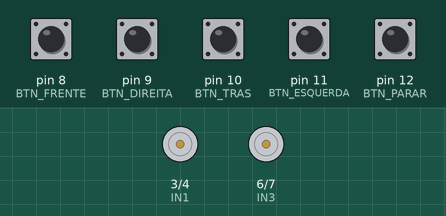
Simulated run of this sketch. Board: Arduino Uno, built with avr-gcc and run on an emulated ATmega328P. Parts: motor-driver pin pairs drawn as motors (green arrow = first pin HIGH = forward, orange = second pin HIGH = backward, longer = more drive, scaled by the enable pin). The test bench sets the inputs (shaded band); at power-on: pin 8 (BTN_FRENTE), pin 9 (BTN_DIREITA), pin 10 (BTN_TRAS), pin 11 (BTN_ESQUERDA), pin 12 (BTN_PARAR) HIGH.

Above: at 1.2 s.
1.3 s: pin 8 (BTN_FRENTE) pulled LOW for 0.15 s
At 2.5 s:
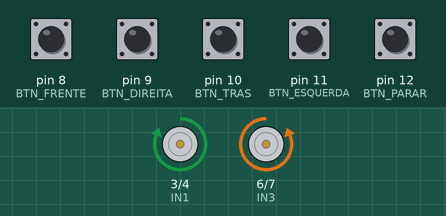
2.9 s: pin 9 (BTN_DIREITA) pulled LOW for 0.15 s
At 3.9 s:
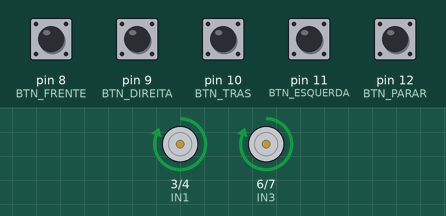
4.5 s: pin 10 (BTN_TRAS) pulled LOW for 0.15 s
At 5.1 s:
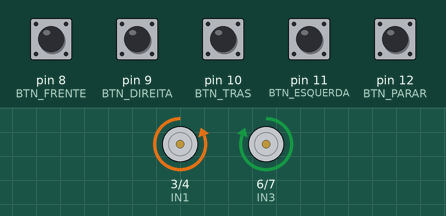
6.1 s: pin 11 (BTN_ESQUERDA) pulled LOW for 0.15 s
At 7.3 s:
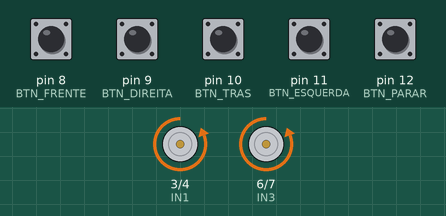
7.7 s: pin 12 (BTN_PARAR) pulled LOW for 0.15 s
At 8.7 s:
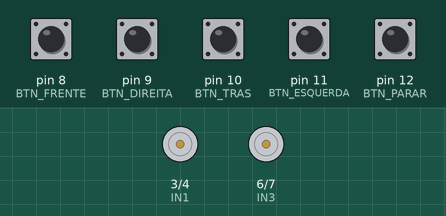
9.3 s: pin 8 (BTN_FRENTE) pulled LOW for 1 s
At 9.9 s:
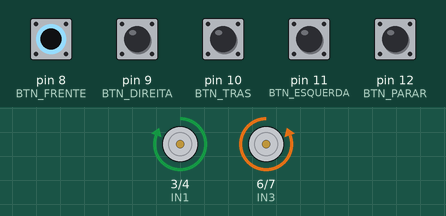
Timing chart, 0 to 12.3 s (numbered marks = the images above; inputs shaded):
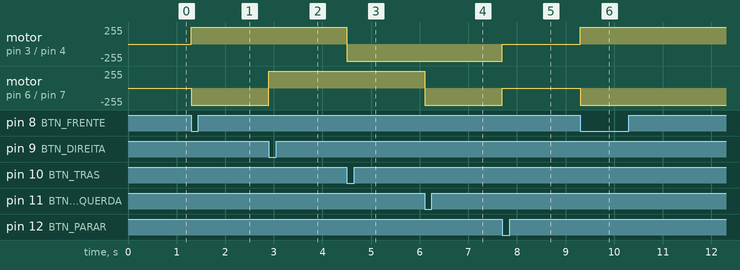

Measured:
- after the input at 1.3 s, motor on pin 3 (IN1) / pin 4 (IN2): stopped → forward 255/255 at once; motor on pin 6 (IN3) / pin 7 (IN4): stopped → backward 255/255 at once
- after the input at 2.9 s, motor on pin 6 (IN3) / pin 7 (IN4): backward 255/255 → forward 255/255 at once
- after the input at 4.5 s, motor on pin 3 (IN1) / pin 4 (IN2): forward 255/255 → backward 255/255 at once
- after the input at 6.1 s, motor on pin 6 (IN3) / pin 7 (IN4): forward 255/255 → backward 255/255 at once
- after the input at 7.7 s, motor on pin 3 (IN1) / pin 4 (IN2), motor on pin 6 (IN3) / pin 7 (IN4): backward 255/255 → stopped at once
- after the input at 9.3 s, motor on pin 3 (IN1) / pin 4 (IN2): stopped → forward 255/255 at once; motor on pin 6 (IN3) / pin 7 (IN4): stopped → backward 255/255 at once

The sketch:

ponte_h_com_arduino1.ino
```cpp
#define EN1 2
#define IN1 3
#define IN2 4

#define EN2 5
#define IN3 6
#define IN4 7

#define BTN_FRENTE 8
#define BTN_DIREITA 9
#define BTN_TRAS 10
#define BTN_ESQUERDA 11

#define BTN_PARAR 12

void setup(){
  pinMode(EN1, OUTPUT);
  pinMode(IN1, OUTPUT);
  pinMode(IN2, OUTPUT);

  pinMode(EN2, OUTPUT);
  pinMode(IN3, OUTPUT);
  pinMode(IN4, OUTPUT);

  pinMode(BTN_FRENTE, INPUT_PULLUP);
  pinMode(BTN_DIREITA, INPUT_PULLUP);
  pinMode(BTN_TRAS, INPUT_PULLUP);
  pinMode(BTN_ESQUERDA, INPUT_PULLUP);

  pinMode(BTN_PARAR, INPUT_PULLUP);

  /*
  	IN1 | IN2 | MOTOR
    HIGH  LOW	HORARIO
    LOW   HIGH  ANTI-HORARIO
    LOW   LOW   IRRELEVANTE
    HIGH  HIGH  IRRELEVANTE

    IN3 | IN4  | MOTOR2
    HIGH  LOW    ANTI-HORARIO
    LOW   HIGH   HORARIO
    LOW   LOW    IRRELEVANTE
    HIGH  HIGH   IRRELEVANTE
  */
}

void plataformaFrente(){
  digitalWrite(EN1, HIGH);
  digitalWrite(EN2, HIGH);

  digitalWrite(IN1, HIGH);
  digitalWrite(IN2, LOW);

  digitalWrite(IN3, LOW);
  digitalWrite(IN4, HIGH);
}

void plataformaTras(){
  digitalWrite(EN1, HIGH);
  digitalWrite(EN2, HIGH);

  digitalWrite(IN1, LOW);
  digitalWrite(IN2, HIGH);

  digitalWrite(IN3, HIGH);
  digitalWrite(IN4, LOW);
}

void plataformaDireita(){
  digitalWrite(EN1, HIGH);
  digitalWrite(EN2, HIGH);

  digitalWrite(IN1, HIGH);
  digitalWrite(IN2, LOW);

  digitalWrite(IN3, HIGH);
  digitalWrite(IN4, LOW);
}

void plataformaEsquerda(){
  digitalWrite(EN1, HIGH);
  digitalWrite(EN2, HIGH);

  digitalWrite(IN1, LOW);
  digitalWrite(IN2, HIGH);

  digitalWrite(IN3, LOW);
  digitalWrite(IN4, HIGH);
}

void plataformaParar(){
  digitalWrite(EN1, LOW);
  digitalWrite(EN2, LOW);
}

void loop(){
  if(digitalRead(BTN_FRENTE) == 0){
    plataformaFrente();
  }

  if(digitalRead(BTN_DIREITA) == 0){
    plataformaDireita();
  }

  if(digitalRead(BTN_TRAS) == 0){
    plataformaTras();
  }

  if(digitalRead(BTN_ESQUERDA) == 0){
    plataformaEsquerda();
  }

  if(digitalRead(BTN_PARAR) == 0){
    plataformaParar();
  }
}
```
